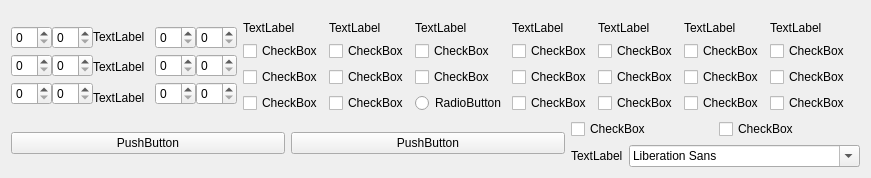
        <widget class="QWidget" name="tab_3">
         <attribute name="title">
          <string>挂失卡</string>
         </attribute>
         <layout class="QGridLayout" name="gridLayout_10">
          <item row="0" column="0">
           <layout class="QVBoxLayout" name="verticalLayout_18">
            <property name="topMargin">
             <number>10</number>
            </property>
            <item>
             <layout class="QHBoxLayout" name="horizontalLayout_35">
              <property name="rightMargin">
               <number>10</number>
              </property>
              <item>
               <layout class="QHBoxLayout" name="horizontalLayout_34" stretch="0,0,0">
                <property name="spacing">
                 <number>0</number>
                </property>
                <property name="leftMargin">
                 <number>0</number>
                </property>
                <property name="rightMargin">
                 <number>0</number>
                </property>
                <item>
                 <layout class="QGridLayout" name="gridLayout_7">
                  <item row="0" column="1">
                   <widget class="QSpinBox" name="spinBox_10"/>
                  </item>
                  <item row="1" column="0">
                   <widget class="QSpinBox" name="spinBox_12"/>
                  </item>
                  <item row="2" column="0">
                   <widget class="QSpinBox" name="spinBox_7"/>
                  </item>
                  <item row="0" column="0">
                   <widget class="QSpinBox" name="spinBox_8"/>
                  </item>
                  <item row="2" column="1">
                   <widget class="QSpinBox" name="spinBox_11"/>
                  </item>
                  <item row="1" column="1">
                   <widget class="QSpinBox" name="spinBox_9"/>
                  </item>
                 </layout>
                </item>
                <item>
                 <layout class="QVBoxLayout" name="verticalLayout">
                  <property name="rightMargin">
                   <number>10</number>
                  </property>
                  <item>
                   <widget class="QLabel" name="label_38">
                    <property name="text">
                     <string>TextLabel</string>
                    </property>
                   </widget>
                  </item>
                  <item>
                   <widget class="QLabel" name="label_39">
                    <property name="text">
                     <string>TextLabel</string>
                    </property>
                   </widget>
                  </item>
                  <item>
                   <widget class="QLabel" name="label_40">
                    <property name="text">
                     <string>TextLabel</string>
                    </property>
                   </widget>
                  </item>
                 </layout>
                </item>
                <item>
                 <layout class="QGridLayout" name="gridLayout_8">
                  <item row="0" column="1">
                   <widget class="QSpinBox" name="spinBox_19"/>
                  </item>
                  <item row="2" column="1">
                   <widget class="QSpinBox" name="spinBox_24"/>
                  </item>
                  <item row="2" column="0">
                   <widget class="QSpinBox" name="spinBox_23"/>
                  </item>
                  <item row="1" column="1">
                   <widget class="QSpinBox" name="spinBox_20"/>
                  </item>
                  <item row="0" column="0">
                   <widget class="QSpinBox" name="spinBox_22"/>
                  </item>
                  <item row="1" column="0">
                   <widget class="QSpinBox" name="spinBox_21"/>
                  </item>
                 </layout>
                </item>
               </layout>
              </item>
              <item>
               <layout class="QGridLayout" name="gridLayout_5">
                <item row="0" column="4">
                 <widget class="QLabel" name="label_45">
                  <property name="text">
                   <string>TextLabel</string>
                  </property>
                 </widget>
                </item>
                <item row="0" column="1">
                 <widget class="QLabel" name="label_42">
                  <property name="text">
                   <string>TextLabel</string>
                  </property>
                 </widget>
                </item>
                <item row="2" column="5">
                 <widget class="QCheckBox" name="checkBox_19">
                  <property name="text">
                   <string>CheckBox</string>
                  </property>
                 </widget>
                </item>
                <item row="2" column="7">
                 <widget class="QCheckBox" name="checkBox_21">
                  <property name="text">
                   <string>CheckBox</string>
                  </property>
                 </widget>
                </item>
                <item row="1" column="7">
                 <widget class="QCheckBox" name="checkBox_8">
                  <property name="text">
                   <string>CheckBox</string>
                  </property>
                 </widget>
                </item>
                <item row="3" column="4">
                 <widget class="QCheckBox" name="checkBox_18">
                  <property name="text">
                   <string>CheckBox</string>
                  </property>
                 </widget>
                </item>
                <item row="0" column="2">
                 <widget class="QLabel" name="label_43">
                  <property name="text">
                   <string>TextLabel</string>
                  </property>
                 </widget>
                </item>
                <item row="2" column="4">
                 <widget class="QCheckBox" name="checkBox_17">
                  <property name="text">
                   <string>CheckBox</string>
                  </property>
                 </widget>
                </item>
                <item row="2" column="1">
                 <widget class="QCheckBox" name="checkBox_12">
                  <property name="text">
                   <string>CheckBox</string>
                  </property>
                 </widget>
                </item>
                <item row="3" column="3">
                 <widget class="QCheckBox" name="checkBox_16">
                  <property name="text">
                   <string>CheckBox</string>
                  </property>
                 </widget>
                </item>
                <item row="3" column="5">
                 <widget class="QCheckBox" name="checkBox_20">
                  <property name="text">
                   <string>CheckBox</string>
                  </property>
                 </widget>
                </item>
                <item row="1" column="2">
                 <widget class="QCheckBox" name="checkBox_5">
                  <property name="text">
                   <string>CheckBox</string>
                  </property>
                 </widget>
                </item>
                <item row="1" column="5">
                 <widget class="QCheckBox" name="checkBox_9">
                  <property name="text">
                   <string>CheckBox</string>
                  </property>
                 </widget>
                </item>
                <item row="1" column="1">
                 <widget class="QCheckBox" name="checkBox_4">
                  <property name="text">
                   <string>CheckBox</string>
                  </property>
                 </widget>
                </item>
                <item row="3" column="2">
                 <widget class="QRadioButton" name="radioButton">
                  <property name="text">
                   <string>RadioButton</string>
                  </property>
                 </widget>
                </item>
                <item row="3" column="0">
                 <widget class="QCheckBox" name="checkBox_11">
                  <property name="text">
                   <string>CheckBox</string>
                  </property>
                 </widget>
                </item>
                <item row="1" column="4">
                 <widget class="QCheckBox" name="checkBox_7">
                  <property name="text">
                   <string>CheckBox</string>
                  </property>
                 </widget>
                </item>
                <item row="2" column="3">
                 <widget class="QCheckBox" name="checkBox_15">
                  <property name="text">
                   <string>CheckBox</string>
                  </property>
                 </widget>
                </item>
                <item row="2" column="0">
                 <widget class="QCheckBox" name="checkBox_10">
                  <property name="text">
                   <string>CheckBox</string>
                  </property>
                 </widget>
                </item>
                <item row="0" column="0">
                 <widget class="QLabel" name="label_41">
                  <property name="text">
                   <string>TextLabel</string>
                  </property>
                 </widget>
                </item>
                <item row="0" column="5">
                 <widget class="QLabel" name="label_46">
                  <property name="text">
                   <string>TextLabel</string>
                  </property>
                 </widget>
                </item>
                <item row="2" column="2">
                 <widget class="QCheckBox" name="checkBox_14">
                  <property name="text">
                   <string>CheckBox</string>
                  </property>
                 </widget>
                </item>
                <item row="1" column="3">
                 <widget class="QCheckBox" name="checkBox_6">
                  <property name="text">
                   <string>CheckBox</string>
                  </property>
                 </widget>
                </item>
                <item row="1" column="0">
                 <widget class="QCheckBox" name="checkBox_3">
                  <property name="text">
                   <string>CheckBox</string>
                  </property>
                 </widget>
                </item>
                <item row="0" column="3">
                 <widget class="QLabel" name="label_44">
                  <property name="text">
                   <string>TextLabel</string>
                  </property>
                 </widget>
                </item>
                <item row="3" column="1">
                 <widget class="QCheckBox" name="checkBox_13">
                  <property name="text">
                   <string>CheckBox</string>
                  </property>
                 </widget>
                </item>
                <item row="0" column="7">
                 <widget class="QLabel" name="label_47">
                  <property name="text">
                   <string>TextLabel</string>
                  </property>
                 </widget>
                </item>
                <item row="3" column="7">
                 <widget class="QCheckBox" name="checkBox_22">
                  <property name="text">
                   <string>CheckBox</string>
                  </property>
                 </widget>
                </item>
               </layout>
              </item>
             </layout>
            </item>
            <item>
             <layout class="QHBoxLayout" name="horizontalLayout_38">
              <item>
               <layout class="QHBoxLayout" name="horizontalLayout_33">
                <item>
                 <widget class="QPushButton" name="pushButton_26">
                  <property name="text">
                   <string>PushButton</string>
                  </property>
                 </widget>
                </item>
                <item>
                 <widget class="QPushButton" name="pushButton_27">
                  <property name="text">
                   <string>PushButton</string>
                  </property>
                 </widget>
                </item>
                <item>
                 <layout class="QVBoxLayout" name="verticalLayout_17">
                  <item>
                   <layout class="QHBoxLayout" name="horizontalLayout_36">
                    <item>
                     <widget class="QCheckBox" name="checkBox_23">
                      <property name="text">
                       <string>CheckBox</string>
                      </property>
                     </widget>
                    </item>
                    <item>
                     <widget class="QCheckBox" name="checkBox_24">
                      <property name="text">
                       <string>CheckBox</string>
                      </property>
                     </widget>
                    </item>
                   </layout>
                  </item>
                  <item>
                   <layout class="QHBoxLayout" name="horizontalLayout_37">
                    <item>
                     <widget class="QLabel" name="label_48">
                      <property name="text">
                       <string>TextLabel</string>
                      </property>
                     </widget>
                    </item>
                    <item>
                     <widget class="QFontComboBox" name="fontComboBox"/>
                    </item>
                   </layout>
                  </item>
                 </layout>
                </item>
               </layout>
              </item>
             </layout>
            </item>
           </layout>
          </item>
         </layout>
        </widget>
